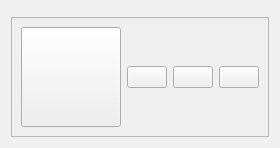
                     <widget class="QWidget" name="home">
                      <property name="styleSheet">
                       <string notr="true">
background-position: center;
background-repeat: no-repeat;</string>
                      </property>
                      <layout class="QVBoxLayout" name="verticalLayout_3">
                       <item>
                        <widget class="QFrame" name="frame_2">
                         <property name="sizePolicy">
                          <sizepolicy hsizetype="Preferred" vsizetype="Expanding">
                           <horstretch>0</horstretch>
                           <verstretch>0</verstretch>
                          </sizepolicy>
                         </property>
                         <property name="styleSheet">
                          <string notr="true">image: url(:/images/images/images/GESpanel.png);

</string>
                         </property>
                         <property name="frameShape">
                          <enum>QFrame::StyledPanel</enum>
                         </property>
                         <property name="frameShadow">
                          <enum>QFrame::Raised</enum>
                         </property>
                        </widget>
                       </item>
                       <item alignment="Qt::AlignBottom">
                        <widget class="QFrame" name="frame">
                         <property name="styleSheet">
                          <string notr="true"/>
                         </property>
                         <property name="frameShape">
                          <enum>QFrame::StyledPanel</enum>
                         </property>
                         <property name="frameShadow">
                          <enum>QFrame::Raised</enum>
                         </property>
                         <layout class="QHBoxLayout" name="horizontalLayout_10">
                          <item>
                           <widget class="QPushButton" name="btn_AddFile">
                            <property name="minimumSize">
                             <size>
                              <width>100</width>
                              <height>100</height>
                             </size>
                            </property>
                            <property name="toolTip">
                             <string>&lt;html&gt;&lt;head/&gt;&lt;body&gt;&lt;p&gt;Add new data file&lt;/p&gt;&lt;/body&gt;&lt;/html&gt;</string>
                            </property>
                            <property name="styleSheet">
                             <string notr="true"/>
                            </property>
                            <property name="text">
                             <string/>
                            </property>
                            <property name="icon">
                             <iconset resource="resources.qrc">
                              <normaloff>:/images/images/images/folder.png</normaloff>:/images/images/images/folder.png</iconset>
                            </property>
                            <property name="iconSize">
                             <size>
                              <width>130</width>
                              <height>150</height>
                             </size>
                            </property>
                           </widget>
                          </item>
                          <item>
                           <widget class="QPushButton" name="btn_PlotSurface">
                            <property name="toolTip">
                             <string>&lt;html&gt;&lt;head/&gt;&lt;body&gt;&lt;p&gt;Render Surface Map&lt;/p&gt;&lt;/body&gt;&lt;/html&gt;</string>
                            </property>
                            <property name="text">
                             <string/>
                            </property>
                            <property name="icon">
                             <iconset resource="resources.qrc">
                              <normaloff>:/images/images/images/layer.png</normaloff>:/images/images/images/layer.png</iconset>
                            </property>
                            <property name="iconSize">
                             <size>
                              <width>130</width>
                              <height>150</height>
                             </size>
                            </property>
                           </widget>
                          </item>
                          <item>
                           <widget class="QPushButton" name="btn_PlotHeatmap">
                            <property name="toolTip">
                             <string>&lt;html&gt;&lt;head/&gt;&lt;body&gt;&lt;p&gt;Render Heatmap&lt;/p&gt;&lt;/body&gt;&lt;/html&gt;</string>
                            </property>
                            <property name="text">
                             <string/>
                            </property>
                            <property name="icon">
                             <iconset resource="resources.qrc">
                              <normaloff>:/images/images/images/map.png</normaloff>:/images/images/images/map.png</iconset>
                            </property>
                            <property name="iconSize">
                             <size>
                              <width>130</width>
                              <height>150</height>
                             </size>
                            </property>
                           </widget>
                          </item>
                          <item>
                           <widget class="QPushButton" name="btn_PDFeditor">
                            <property name="toolTip">
                             <string>&lt;html&gt;&lt;head/&gt;&lt;body&gt;&lt;p&gt;PDF report editor&lt;/p&gt;&lt;/body&gt;&lt;/html&gt;</string>
                            </property>
                            <property name="text">
                             <string/>
                            </property>
                            <property name="icon">
                             <iconset resource="resources.qrc">
                              <normaloff>:/images/images/images/photo-edit.png</normaloff>:/images/images/images/photo-edit.png</iconset>
                            </property>
                            <property name="iconSize">
                             <size>
                              <width>130</width>
                              <height>150</height>
                             </size>
                            </property>
                           </widget>
                          </item>
                         </layout>
                        </widget>
                       </item>
                      </layout>
                     </widget>
